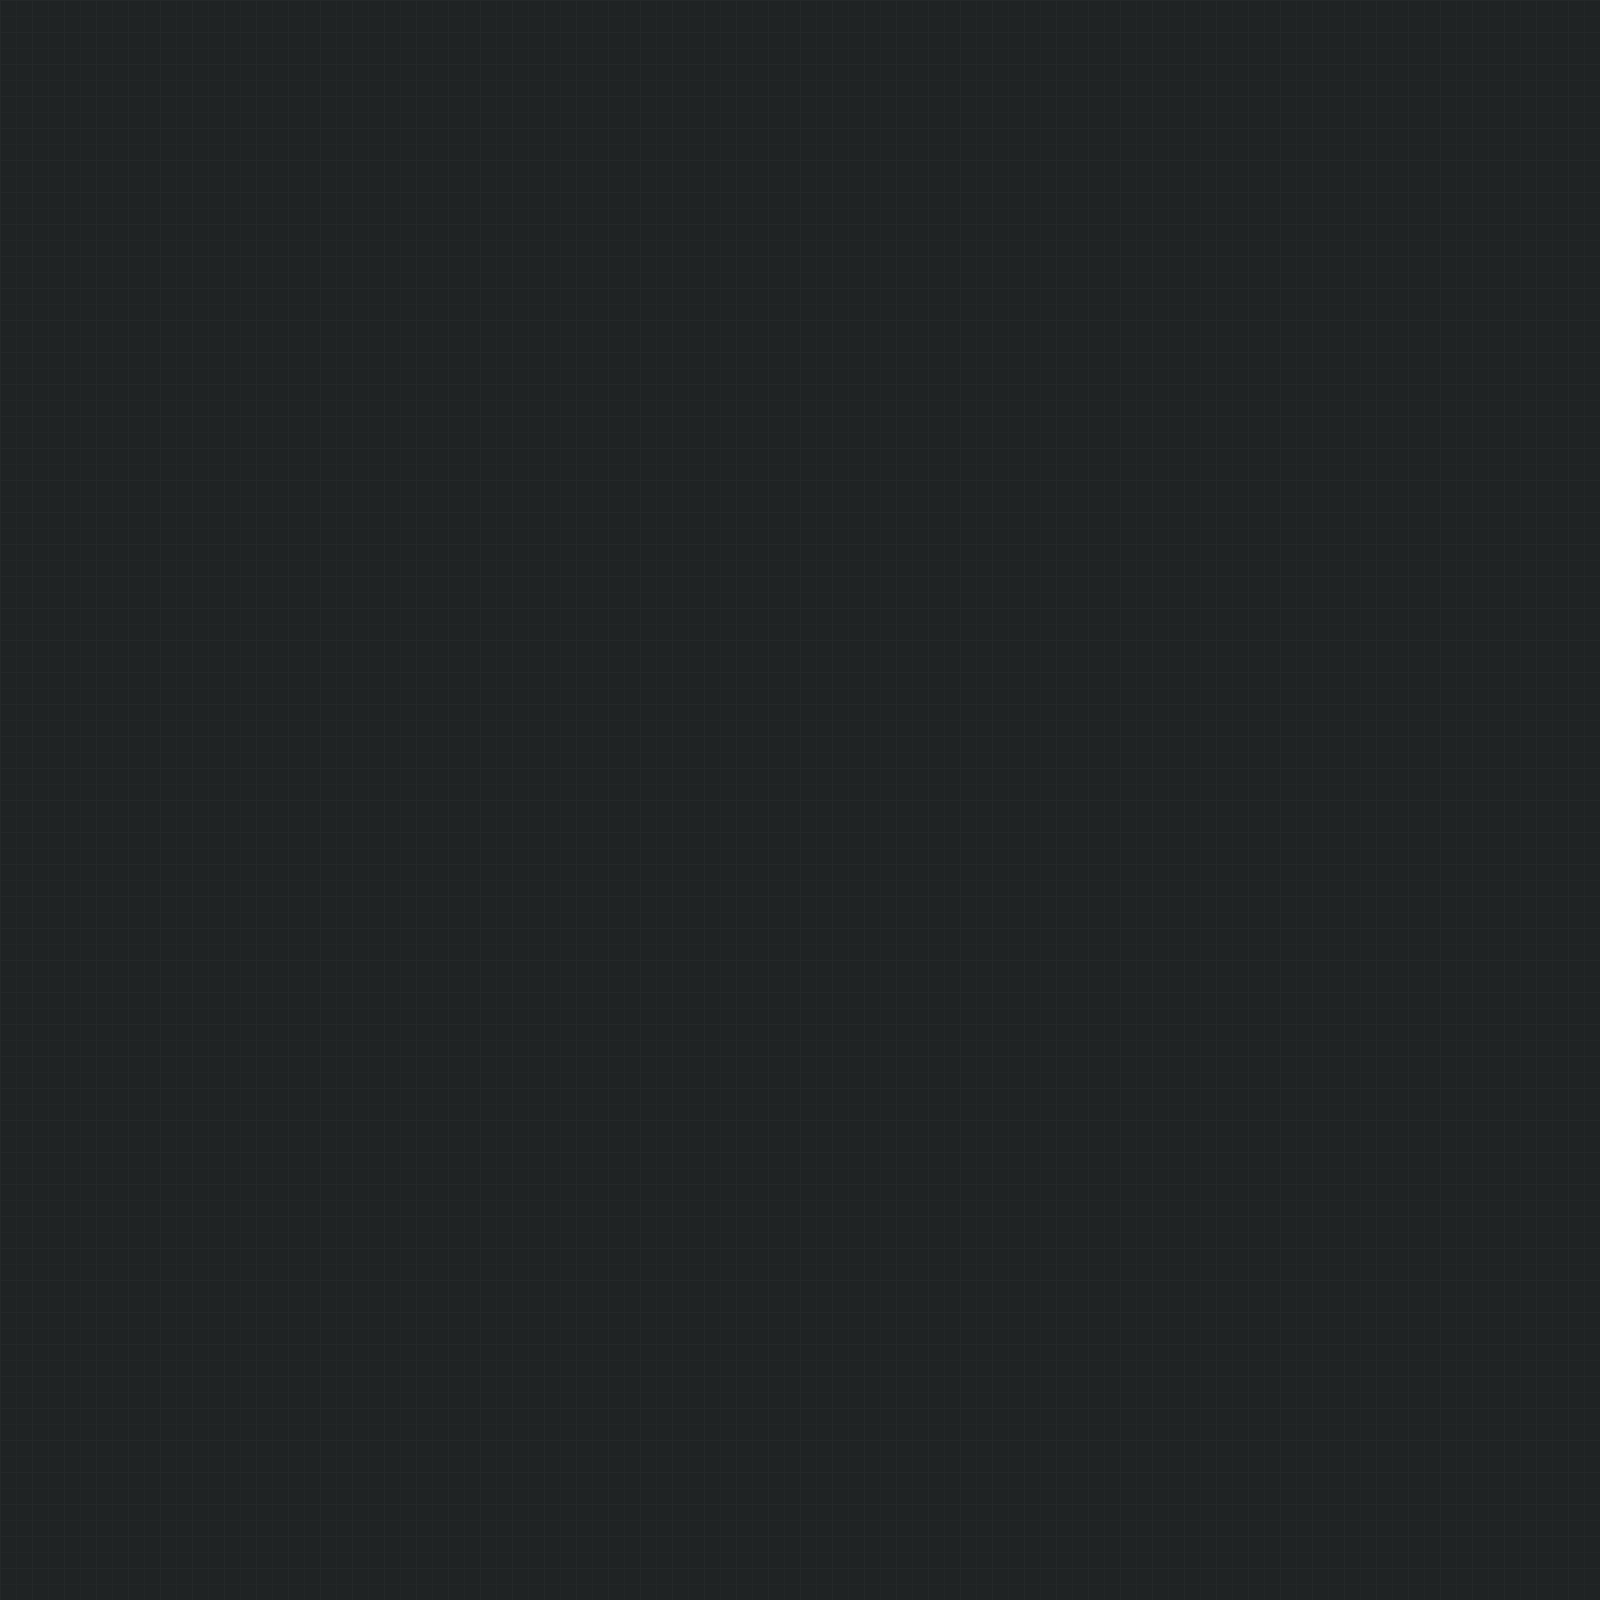

The image is a tile-based game level rendered from a .tmx file. Its description and source (layers, tilesets, objects; grid data summarised) follow:
An orthogonal 100x100 tile map with 16x16 px tiles, 1 tile layer (Developer) and 1 object (prop_worldgate_spawn).

<map version="1.0" orientation="orthogonal" renderorder="right-down" width="100" height="100" tilewidth="16" tileheight="16" nextobjectid="225">
 <tileset firstgid="1" source="Developer.tsx" />
 <layer name="Developer" width="100" height="100">
  <data>[10000 cells, 10000 non-empty, 4 distinct tile ids]</data>
 </layer>
 <objectgroup name="Spawn Points">
  <object id="7" name="Test World Gate" type="prop_worldgate_spawn" x="800" y="752" width="16" height="48" />
 </objectgroup>
</map>
